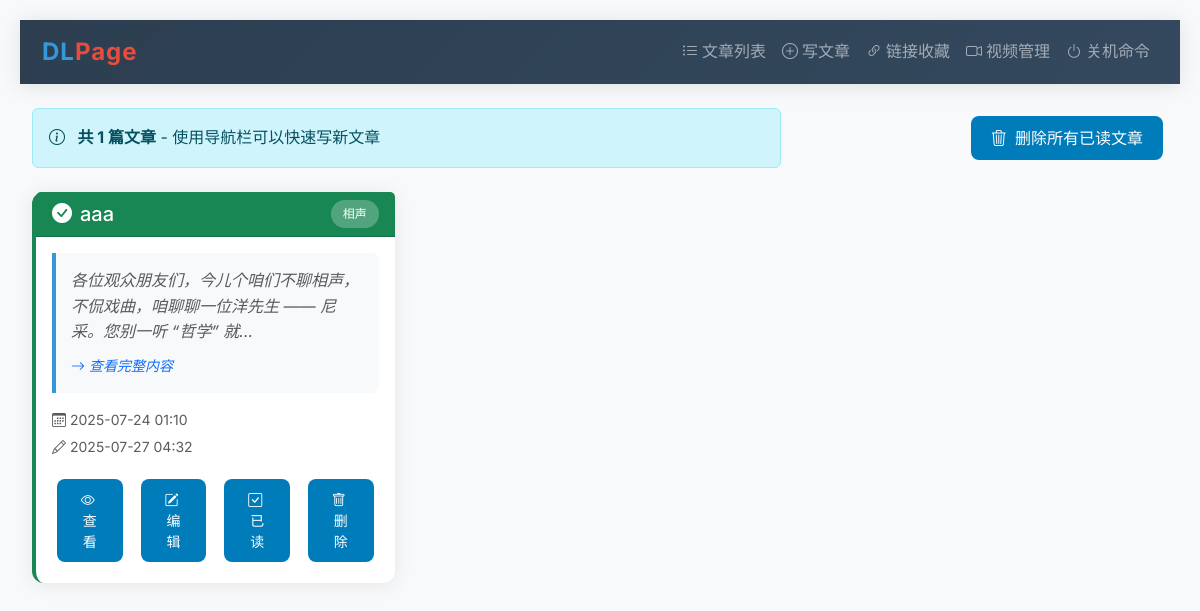
Page /datapost/article/list/ on the earlier database version.
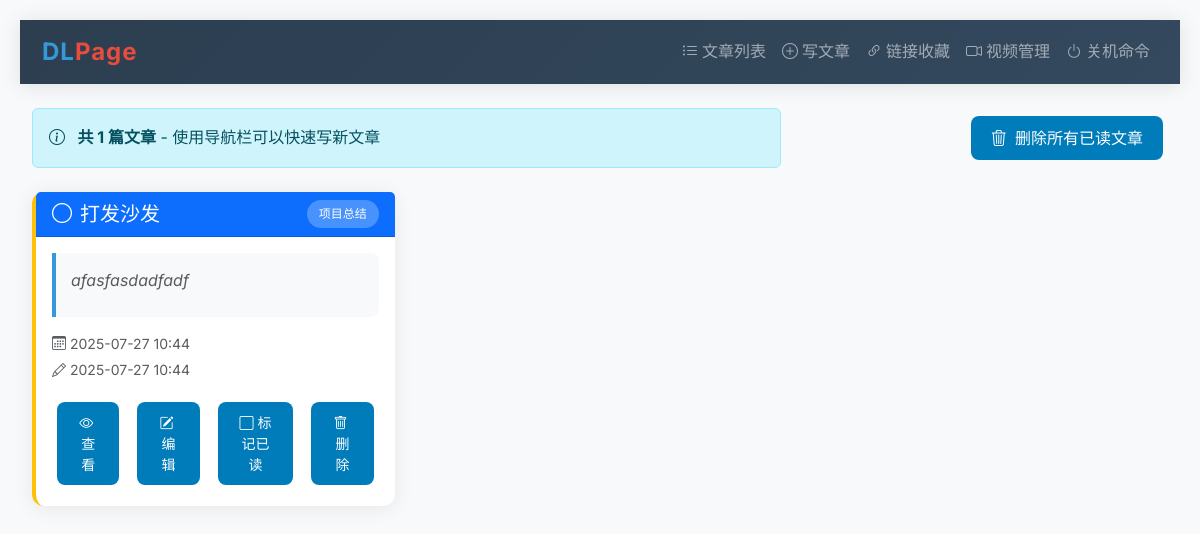
Same page on the later database version.
### datapost/models.py (models this page shows, shortened)
class Article(models.Model):
    title = models.CharField(max_length=200, verbose_name="文章标题")
    content = models.TextField(verbose_name="文章内容")
    article_type = models.CharField(max_length=100, verbose_name="文章类型")
    audio_url = models.URLField(max_length=500, blank=True, verbose_name="音频链接")
    video_url = models.URLField(max_length=500, blank=True, verbose_name="视频链接")
    remarks = models.TextField(blank=True, verbose_name="备注")
    is_read = models.BooleanField(default=False, verbose_name="是否已读")
    created_at = models.DateTimeField(auto_now_add=True, verbose_name="创建时间")
    updated_at = models.DateTimeField(auto_now=True, verbose_name="更新时间")
    class Meta:
        verbose_name = "文章"
        verbose_name_plural = "文章"
        ordering = ['-created_at']

### datapost/views.py (the view)
# urls.py: path('article/list/', article_list_page, name='article_list_page'),
def article_list_page(request):
    articles = Article.objects.all().order_by('-created_at')
    context = {
        'articles': articles,
        'total_count': articles.count()
    }
    return render(request, 'datapost/article_list.html', context)

### datapost/templates/datapost/article_list.html (shortened to what the changed rows need)
{% extends "datapost/base.html" %}
{% block content %}
    <div class="container-fluid">
        {% if articles %}
            <div class="row g-4">
                {% for article in articles %}
                    <div class="col-lg-4 col-md-6">
                        <div class="card article-card h-100 {% if article.is_read %}border-success{% else %}border-warning{% endif %}">
                            <div class="card-header {% if article.is_read %}bg-success{% else %}bg-primary{% endif %} text-white">
                                <div class="d-flex justify-content-between align-items-start">
                                    <h5 class="card-title mb-0 me-2 d-flex align-items-center" style="line-height: 1.4;">
                                        {% if article.is_read %}
                                            <i class="bi bi-check-circle-fill me-2"></i>
                                        {% else %}
                                            <i class="bi bi-circle me-2"></i>
                                        {% endif %}
                                        {{ article.title }}
                                    </h5>
                                    <span class="badge bg-light bg-opacity-25">{{ article.article_type }}</span>
                                </div>
                            </div>
                            <div class="card-body d-flex flex-column">
                                <div class="content-preview mb-3 flex-grow-1">
                                    <p class="mb-2 text-muted">{{ article.content|truncatechars:50 }}</p>
                                    {% if article.content|length > 50 %}
                                        <p class="mb-0">
                                            <a href="{% url 'article_detail_page' article.id %}" class="text-decoration-none">
                                                <small class="text-primary">
                                                    <i class="bi bi-arrow-right me-1"></i>查看完整内容
                                                </small>
                                            </a>
                                        </p>
                                    {% endif %}
                                </div>
                                <div class="text-muted small mb-3">
                                    <div class="d-flex align-items-center mb-1">
                                        <i class="bi bi-calendar3 me-1"></i>
                                        {{ article.created_at|date:"Y-m-d H:i" }}
                                    </div>
                                    {% if article.updated_at != article.created_at %}
                                        <div class="d-flex align-items-center">
                                            <i class="bi bi-pencil me-1"></i>
                                            {{ article.updated_at|date:"Y-m-d H:i" }}
                                        </div>
                                    {% endif %}
                                </div>
                                <div class="d-grid gap-2 d-md-flex">
                                    <a href="{% url 'article_detail_page' article.id %}" class="btn btn-outline-primary btn-sm flex-fill">
                                        <i class="bi bi-eye me-1"></i>查看
                                    </a>
                                    <a href="{% url 'article_edit_page' article.id %}" class="btn btn-outline-warning btn-sm flex-fill">
                                        <i class="bi bi-pencil-square me-1"></i>编辑
                                    </a>
                                    <button onclick="toggleReadStatus('{{ article.id }}', {{ article.is_read|yesno:'true,false' }})" class="btn {% if article.is_read %}btn-outline-secondary{% else %}btn-outline-success{% endif %} btn-sm flex-fill">
                                        {% if article.is_read %}
                                            <i class="bi bi-check-square me-1"></i>已读
                                        {% else %}
                                            <i class="bi bi-square me-1"></i>标记已读
                                        {% endif %}
                                    </button>
                                    <button onclick="deleteArticle('{{ article.id }}', '{{ article.title|escapejs }}')" class="btn btn-outline-danger btn-sm flex-fill">
                                        <i class="bi bi-trash me-1"></i>删除
                                    </button>
                                </div>
                            </div>
                        </div>
                    </div>
                {% endfor %}
            </div>
        {% endif %}
    </div>
{% endblock %}

Differences in the rows shown:
removed Article: is_read True (drawn), title "aaa", article_type "相声", content "各位观众朋友们，今儿个咱们不聊相声，不侃戏曲，咱聊聊一位洋先生 —— 尼采。您别一听 “哲学” 就…", shows "查看完整内容", created_at "2025-07-24 01:10", updated_at "2025-07-27 04:32"
added Article: is_read False (drawn), title "打发沙发", article_type "项目总结", content "afasfasdadfadf", created_at "2025-07-27 10:44", updated_at "2025-07-27 10:44"
